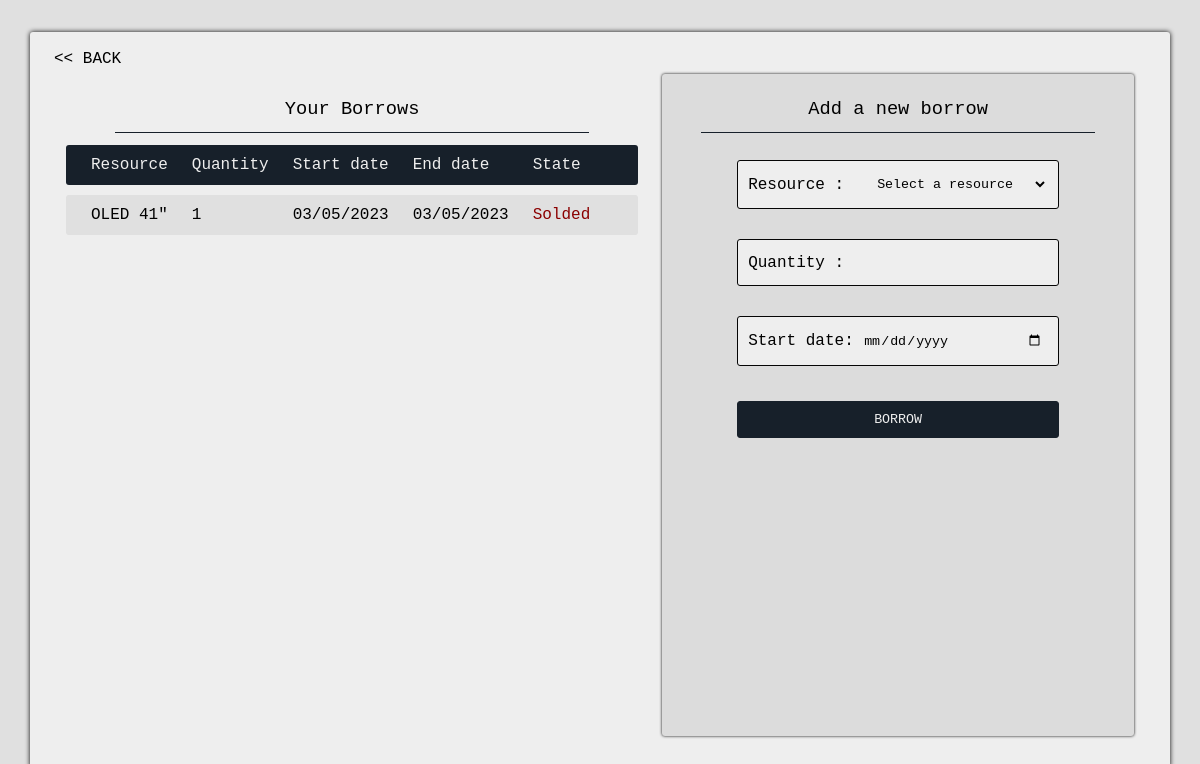
Page /borrows.php (signed in) on the committed database.
### tables this page shows
CREATE TABLE "Loans" (
	"loanID"	INTEGER NOT NULL UNIQUE,
	"userID"	INTEGER NOT NULL,
	"resourceID"	INTEGER NOT NULL,
	"qtyLent"	INTEGER NOT NULL DEFAULT 0,
	"startDate"	TEXT NOT NULL,
	"endDate"	TEXT NOT NULL DEFAULT '',
	"state"	TEXT NOT NULL DEFAULT 'Inactive',
	FOREIGN KEY("resourceID") REFERENCES "Resources"("resourceID"),
	FOREIGN KEY("userID") REFERENCES "Users"("userID"),
	PRIMARY KEY("loanID" AUTOINCREMENT)
);

CREATE TABLE "Resources" (
	"resourceID"	INTEGER NOT NULL UNIQUE,
	"name"	TEXT NOT NULL,
	"designation"	TEXT,
	"qtyStock"	INTEGER NOT NULL DEFAULT 0,
	"qtyReserv"	INTEGER NOT NULL DEFAULT 0,
	"qtyLend"	INTEGER NOT NULL DEFAULT 0,
	"qtyLendTot"	INTEGER NOT NULL DEFAULT 0,
	PRIMARY KEY("resourceID" AUTOINCREMENT)
);

### php/daily_functions.php (called while the page is built, shortened)
<?php require './init.php';
$currentDay = date("d/m/Y");
?>

### php/borrows_functions.php (the view, shortened to what this page needs)
<?php require './init.php';
$currentDay = date("d/m/Y");
function generateBorrowsSection() {
    global $connectBis;
    try {
        $pdo = new PDO($connectBis);
        $resultReq = $pdo->query("SELECT * FROM Loans WHERE userID={$_SESSION['user']['userID']};");
        $loans = $resultReq->fetchAll(PDO::FETCH_ASSOC);
    } catch (PDOException $e) {
        die($e);
    }
    if (count($loans) == 0) {
        echo "<p>You don't have any loan ! It's time to start !</p>";
    } else {
        echo '<table>';
        echo '<thead><tr><th>Resource</th><th>Quantity</th><th>Start date</th><th>End date</th><th>State</th><th></th></tr></thead>';
        echo '<tbody>';
        foreach($loans as $loan) {
            $lowerCaseState = strtolower($loan['state']);
            echo "<tr class='tr-state-{$lowerCaseState}'>";
            try {
                $pdo = new PDO($connectBis);
                $resultReq = $pdo->query("SELECT name FROM Resources WHERE resourceID={$loan['resourceID']};");
                $resource = $resultReq->fetchAll(PDO::FETCH_ASSOC)[0];
            } catch (PDOException $e) {
                die($e);
            }
            $formCell = '';
            echo "<td>{$resource['name']}</td>";
            echo "<td>{$loan['qtyLent']}</td>";
            echo "<td>{$loan['startDate']}</td>";
            echo "<td>{$loan['endDate']}</td>";
            echo "<td class='td-state'>{$loan['state']}</td>";
            echo "<td>{$formCell}</td>";
            echo '</tr>';
        }
        echo '</tbody>';
        echo '</table>';
    }
}
function generateFormToBorrow() {
    global $connectBis, $currentDay;
    try {
        $pdo = new PDO($connectBis);
        $req = $pdo->query("SELECT resourceID, name, qtyStock FROM Resources WHERE qtyStock > 0;");
        $resources = $req->fetchAll(PDO::FETCH_ASSOC);
    } catch (PDOException $e) {
        die($e);
    }
    if (count($resources) == 0) {
        echo '<p>There is no resource available for a new borrow.</p>';
    } else {
        echo '<form action="./php/borrows_actions.php" method="post">';
        echo '<div>';
        echo '<label for="resourceID">Resource : </label>';
        echo '<select name="resourceID" required>';
        echo '<option disabled selected hidden>Select a resource</option>';
        echo '</select></div>';
        echo "<div><label for='qtyLend'>Quantity : </label><input name='qtyLend' type='number' min='1' max='100' required></div>";
        echo "<div><label for='startDate'>Start date: </label><input name='startDate' type='date' min='{$currentDay}' required></div>";
        echo '<input type="submit" value="BORROW">';
        echo '</form>';
    }
}
?>

### css/style.css (style rules this page uses)
:root { --color-blck: #050505; --color-secondary: #c0392b; --color-main: #17202a; --color-main-darker: #0E1721; --color-main2: #e0e5e9; --color-main3: #c2d2e2; --color-white: #EEEEEE; --color-white2: #E0E0E0; --color-white3: #DCDCDC; --border-radius: 3px; }
* { margin: 0px; padding: 0px; font-family: "JetBrains Mono", monospace; font-weight: normal; list-style: none; color: var(--color-black); text-decoration: none; border: none; background: none; -webkit-user-select: none; user-select: none; }
button, input[type='submit'] { box-sizing: content-box; }

### css/borrows.css (style rules this page uses)
body { height: 100vh; width: 100vw; background-color: var(--color-white2); display: flex; justify-content: center; align-items: center; }
section div { display: flex; }
table { display: block; flex: 4; border-collapse: collapse; max-block-size: 300px; overflow: auto; }
thead { position: sticky; top: 0px; }
tbody:before { content: "@"; display: block; line-height: 10px; text-indent: -99999px; }
thead tr { background-color: var(--color-main); color: var(--color-white); }
tbody tr { background-color: var(--color-white2); }
th, td { padding-block: 8px; padding-inline: 12px; text-align: left; line-height: 1.5; }
th { width: auto; }
th:first-child, td:first-child { border-top-left-radius: var(--border-radius); border-bottom-left-radius: var(--border-radius); padding-left: 25px; }
th:last-child, td:last-child { border-top-right-radius: var(--border-radius); border-bottom-right-radius: var(--border-radius); padding-inline: 18px; }
td { width: 1%; white-space: nowrap; }
.tr-state-solded .td-state { color: darkred; }
#section-resources form { display: flex; flex-direction: column; width: 25vw; align-items: center; }
#section-resources form div { margin: 15px; display: flex; justify-content: space-between; align-items: center; padding: 10px; border: 1px solid var(--color-blck); border-radius: var(--border-radius); background-color: var(--color-white); width: 100%; }
#section-resources form div input, #section-resources form div select { padding: 5px; width: 60%; }
#section-resources form input[type='submit'] { width: 100%; margin-top: 20px; padding: 10px; border: 1px solid var(--color-main); border-radius: var(--border-radius); background-color: var(--color-main); color: var(--color-white); cursor: pointer; transition: all 0.2s ease-in-out; }

### rows in the picture
loans: resourceID.name "OLED 41\"", qtyLent "1", startDate "03/05/2023", endDate "03/05/2023", state "Solded"
